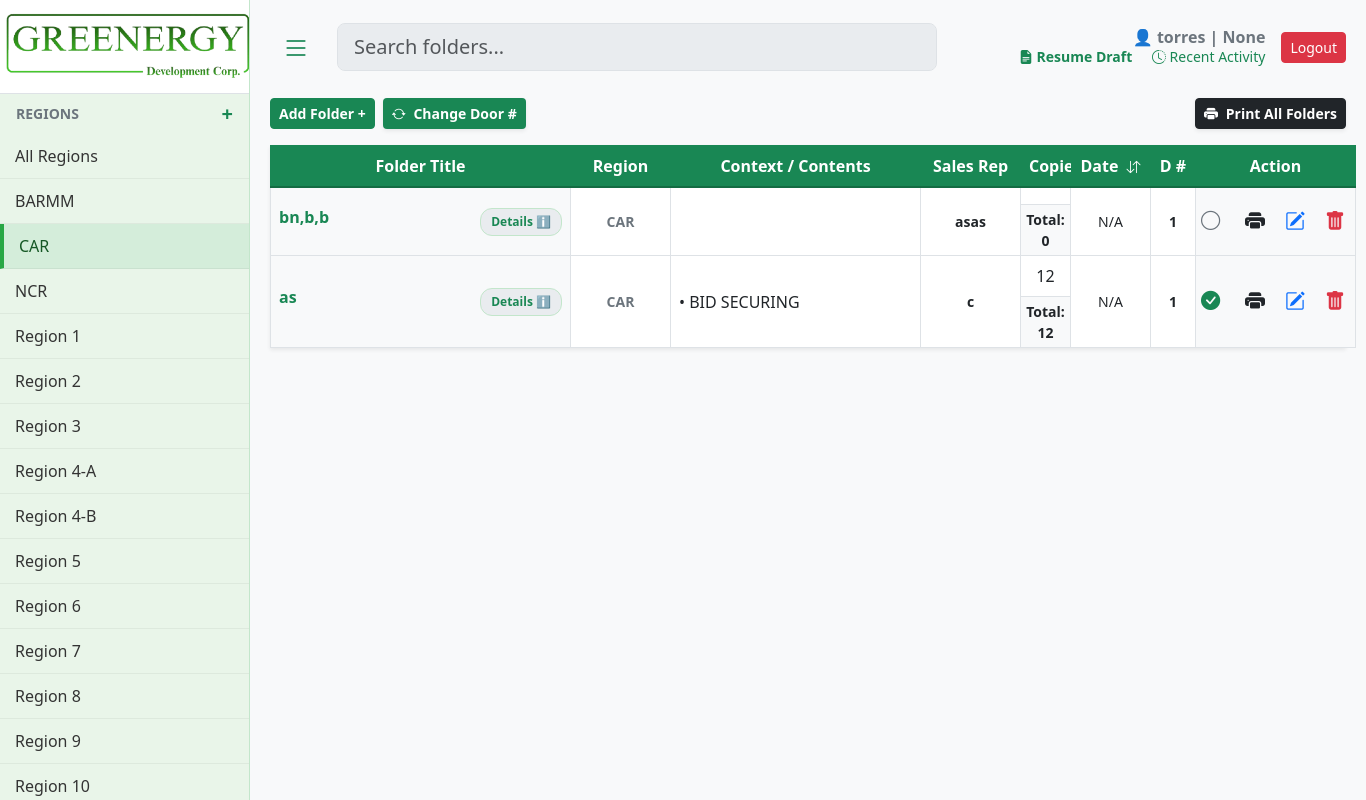
Page /?region=16 (signed in) on the committed database.
### core/models.py (models this page shows, shortened)
class Region(models.Model):
    name = models.CharField(max_length=255, unique=True)

class User(AbstractUser):
    department = models.TextField(blank=True, null=True)

class Envelope(models.Model):
    region = models.ForeignKey(Region, on_delete=models.CASCADE)
    title = models.TextField()
    created_at = models.DateTimeField(auto_now_add=True)
    is_printed = models.BooleanField(default=False)

class EnvelopeMeta(models.Model):
    envelope = models.ForeignKey(Envelope, on_delete=models.CASCADE, related_name='meta_details')
    project_entity = models.TextField(blank=True, null=True)
    procuring_entity = models.TextField(blank=True, null=True)
    sales_name = models.TextField(blank=True, null=True)
    door_number = models.TextField(blank=True, null=True)

class Document(models.Model):
    envelope = models.ForeignKey(Envelope, on_delete=models.CASCADE, related_name='documents')
    title = models.TextField(blank=True)
    content_context = models.TextField()
    num_pages = models.IntegerField(default=1)
    date_notarized = models.DateField(null=True, blank=True)
    file_upload = models.FileField(upload_to='docs/', blank=True, null=True)

### core/views.py (the view, shortened to what this page needs)
# urls.py: path('', views.dashboard, name='dashboard'),
@login_required
def dashboard(request):
    if not Region.objects.exists():
        ph_regions = ["NCR", "CAR", "Region I", "Region II", "Region III", "Region IV-A", "Region IV-B", "Region V", "Region VI", "Region VII", "Region VIII", "Region IX", "Region X", "Region XI", "Region XII", "Region XIII", "BARMM"]
        for r in ph_regions: Region.objects.create(name=r)
    if not DocumentType.objects.exists():
        DocumentType.objects.create(name="SECRETARY'S CERTIFICATE")
        DocumentType.objects.create(name="OMNIBUS SWORN STATEMENT")
    regions = sorted(Region.objects.all(), key=lambda r: [int(t) if t.isdigit() else t.lower() for t in re.split('(\d+)', r.name)])
    doc_types = DocumentType.objects.all().order_by('name')
    selected_region_id = request.GET.get('region')
    envelopes = Envelope.objects.prefetch_related('documents', 'meta_details').annotate(
        latest_doc_date=Max('documents__date_notarized')
    ).order_by(F('latest_doc_date').desc(nulls_last=True), '-id')
    if selected_region_id:
        envelopes = envelopes.filter(region_id=selected_region_id)
    query = request.GET.get('q')
    unique_doors = EnvelopeMeta.objects.values_list('door_number', flat=True).distinct().order_by('door_number')
    for env in envelopes:
        env.total_pages = sum(d.num_pages for d in env.documents.all())
    recent_activity = AuditLog.objects.select_related('user').order_by('-timestamp')[:20]
    return render(request, 'core/dashboard.html', {
        'regions': regions,
        'envelopes': envelopes,
        'doc_types': doc_types,
        'unique_doors': unique_doors, # Passed to template
        'selected_region_id': int(selected_region_id) if selected_region_id else None,
        'user': request.user,
        'recent_activity': recent_activity
    })

### core/templates/core/dashboard.html (shortened to what this page needs)
    {% load static %}
    <!DOCTYPE html>
    <html lang="en">
    <head>
        <link href="https://cdn.jsdelivr.net/npm/bootstrap@5.3.0/dist/css/bootstrap.min.css" rel="stylesheet">
        <link rel="stylesheet" href="https://cdn.jsdelivr.net/npm/bootstrap-icons@1.10.5/font/bootstrap-icons.css">
        <link rel="stylesheet" href="{% static 'core/css/dashboard.css' %}">
    </head>
    <body>
    <div id="wrapper">
        {% include 'core/sidebar.html' %}
        <div id="page-content-wrapper">
            <div class="d-flex justify-content-between align-items-center mb-4">
                <div class="d-flex align-items-center" style="gap: 15px; flex: 1;">
                    <button class="btn btn-outline-success border-0" id="menu-toggle"><i class="bi bi-list fs-3"></i></button>
                    <div class="search-container">
                        <input id="searchInput" class="form-control form-control-lg pe-5" type="text" placeholder="Search folders..." style="background-color: #e9ecef;" autocomplete="off">
                    </div>
                </div>
                <div class="d-flex align-items-center gap-3 ms-3">
                <div class="text-end" style="line-height: 1.2;">
        <span class="fw-bold text-secondary d-block">👤 {{ user.username }} | {{ user.department }}</span>
        <a id="draftIndicator" class="small text-success text-decoration-none fw-bold me-3" style="cursor: pointer;" onclick="openDraftModal()">
            <i class="bi bi-file-earmark-text-fill"></i> Resume Draft
        </a>
        <a href="#" class="small text-success text-decoration-none" data-bs-toggle="modal" data-bs-target="#activityModal">
            <i class="bi bi-clock-history"></i> Recent Activity
        </a>
    </div>
                    <form action="{% url 'logout' %}" method="post">{% csrf_token %}<button type="submit" class="btn btn-danger btn-sm">Logout</button></form>
                </div>
            </div>
            <div class="d-flex justify-content-between align-items-center mb-3">
                <div class="d-flex gap-2 align-items-center">
                    <button class="btn btn-success btn-sm fw-bold" onclick="openEmptyAddModal()">Add Folder +</button>
                    <button class="btn text-white btn-sm fw-bold shadow-sm" style="background-color: #198754;" onclick="openBulkEditModal()">
                        <i class="bi bi-arrow-repeat me-1"></i> Change Door #
                    </button>
                </div>
                <button class="btn btn-dark btn-sm fw-bold shadow-sm" data-bs-toggle="modal" data-bs-target="#printSelectionModal"><i class="bi bi-printer-fill me-1"></i> Print All Folders</button>
            </div>
            <div id="tableContainer" class="shadow-sm" style="background: white; overflow: visible;">
                <table class="table table-bordered custom-table mb-0" id="mainTable">
                    <thead>
                        <tr>
                            <th class="text-center" style="width: 300px;">Folder Title</th>
                            <th class="text-center" style="width: 100px;">Region</th>
                            <th class="text-center" style="width: 250px;">Context / Contents</th>
                            <th class="text-center" style="width: 100px;">Sales Rep</th>
                            <th class="text-center" style="width: 50px;">Copies</th>
                            <th class="text-center sortable" style="width: 80px;" onclick="sortTableByDate()">
                                Date <i id="dateSortIcon" class="bi bi-arrow-down-up small ms-1"></i>
                            </th>
                            <th class="text-center" style="width: 45px;">D #</th>
                            <th class="text-center" style="width: 160px;">Action</th>
                        </tr>
                    </thead>
                    <tbody id="tableBody">
                        {% for env in envelopes %}
                        <tr data-date="{% with env.documents.first as d %}{{ d.date_notarized|date:'Y-m-d'|default:'' }}{% endwith %}"
                            data-index="{{ forloop.counter0 }}">
                            <td class="align-middle bg-light">
                                <div class="d-flex align-items-start justify-content-between w-100 position-relative">
                                    <div class="fw-bold text-success me-2" style="flex: 1; word-break: break-word; white-space: normal; line-height: 1.2;">
                                        {{ env.title }}
                                    </div>
                                    {% if env.meta_details.exists %}
                                        <div class="position-relative more-badge-container flex-shrink-0 ms-1">
                                            <span class="more-badge" onclick="togglePopup('details-popup-{{ env.id }}', event)">Details ℹ️</span>
                                        </div>
                                    {% endif %}
                                </div>
                            </td>
                            <td class="align-middle text-center small fw-bold text-secondary">{{ env.region.name }}</td>
                            <td class="p-2 align-middle">
                                <div class="d-flex justify-content-between align-items-center w-100 position-relative">
                                    <span class="text-dark text-truncate me-2" style="max-width: 65%;">{% if env.documents.first %}• {{ env.documents.first.content_context }}{% endif %}</span>
                                </div>
                            </td>
                            <td class="align-middle text-center small fw-bold text-dark">{% with env.meta_details.first as m %}{{ m.sales_name|default:"-" }}{% endwith %}</td>
                            <td class="p-0 text-center align-middle">
                                <div class="py-2">{% if env.documents.first %}{{ env.documents.first.num_pages }}{% endif %}</div>
                                <div class="fw-bold bg-light small border-top py-1 w-100">Total: {{ env.total_pages }}</div>
                            </td>
                            <td class="align-middle text-center small">{% with env.documents.first as first_doc %}{{ first_doc.date_notarized|default:"N/A" }}{% endwith %}</td>
                            <td class="align-middle text-center small fw-bold text-dark">{% with env.meta_details.first as m %}{{ m.door_number|default:"-" }}{% endwith %}</td>
                            <td class="align-middle text-center bg-light">
                                <div class="action-cell">
                                    {% if env.is_printed %}
                                        <i class="bi bi-check-circle-fill text-success check-circle" id="check-{{ env.id }}" onclick="togglePrintedStatus({{ env.id }})" title="Mark as Unprinted"></i>
                                    {% else %}
                                        <i class="bi bi-circle text-secondary check-circle" id="check-{{ env.id }}" onclick="togglePrintedStatus({{ env.id }})" title="Mark as Printed"></i>
                                    {% endif %}
                                    <button class="btn-icon text-dark" onclick="prepareSinglePrint({{ env.id }})" title="Print Folder"><i class="bi bi-printer-fill fs-5"></i></button>
                                    <button class="btn-icon text-primary" data-bs-toggle="modal" data-bs-target="#editModal{{ env.id }}" title="Edit Folder"><i class="bi bi-pencil-square fs-5"></i></button>
                                    <button class="btn-icon text-danger" data-bs-toggle="modal" data-bs-target="#deleteModal{{ env.id }}" title="Delete Folder"><i class="bi bi-trash-fill fs-5"></i></button>
                                </div>
                            </td>
                        </tr>
                        {% empty %}<tr><td colspan="8" class="text-center empty-state-cell">No folders found.</td></tr>{% endfor %}
                    </tbody>
                </table>
            </div>
        </div>
    </div>
    </body>
    </html>

### core/templates/core/sidebar.html (shortened to what this page needs)
{% load static %}
<div id="sidebar-wrapper" class="d-flex flex-column">
    <a href="{% url 'dashboard' %}" class="text-decoration-none text-center border-bottom bg-white d-block" style="padding: 0;">
        <img src="{% static 'images/nergy.png' %}" alt="Greenergy" style="width: 100%; height: auto; display: block; margin-bottom: 10px; margin-top: 10px; margin-left: 5px;" >
    </a>
    <div class="d-flex justify-content-between align-items-center px-3 text-secondary" style="margin-top: 5px; margin-bottom: 5px;">
        <span class="small fw-bold">REGIONS</span>
        <a href="#" class="text-success text-decoration-none fw-bold fs-5" data-bs-toggle="modal" data-bs-target="#addRegionModal" title="Add Region">+</a>
    </div>
    <div class="list-group list-group-flush mb-auto">
        <div class="sidebar-item-container {% if not selected_region_id %}active{% endif %}">
            <a href="{% url 'dashboard' %}" class="sidebar-link">All Regions</a>
        </div>
        {% for region in regions %}
        <div class="sidebar-item-container {% if selected_region_id == region.id %}active{% endif %}">
            <a href="?region={{ region.id }}" class="sidebar-link" title="{{ region.name }}">{{ region.name }}</a>
        </div>
        {% endfor %}
    </div>
</div>

### core/static/core/css/dashboard.css (style rules this page uses)
body { background-color: #f8f9fa; font-family: 'Segoe UI', Tahoma, Geneva, Verdana, sans-serif; }
#wrapper { display: flex; width: 100%; align-items: stretch; transition: all 0.3s; }
#sidebar-wrapper { min-width: 250px; max-width: 250px; background-color: #e9f5e9; border-right: 1px solid #c3e6cb; min-height: 100vh; position: fixed; height: 100%; z-index: 1000; overflow-y: auto; }
#page-content-wrapper { width: calc(100% - 250px); margin-left: 250px; padding: 20px; transition: all 0.3s; }
.sidebar-item-container { padding: 10px 15px; color: #333; display: flex; justify-content: space-between; align-items: center; border-bottom: 1px solid rgba(0,0,0,0.05); }
.sidebar-item-container:hover, .sidebar-item-container.active { background-color: #d4edda; border-left: 4px solid #28a745; color: #155724; }
.sidebar-link { text-decoration: none; color: inherit; font-weight: 500; flex-grow: 1; white-space: nowrap; overflow: hidden; text-overflow: ellipsis; }
.custom-table { table-layout: fixed; width: 100%; border-collapse: collapse; }
.custom-table thead { background-color: #198754 !important; border-color: #198754 !important; }
.custom-table thead th { background-color: #198754 !important; color: #ffffff !important; border-bottom: 2px solid #146c43 !important; vertical-align: middle; }
.custom-table td { vertical-align: middle; }
th.sortable { cursor: pointer !important; user-select: none; position: relative; transition: background-color 0.2s; }
.action-cell { display: flex; align-items: center; justify-content: center; gap: 10px; }
.check-circle { cursor: pointer; transition: transform 0.2s; font-size: 1.2rem; }
.more-badge { background-color: #e9ecef; color: #198754; font-size: 0.75rem; padding: 4px 10px; border-radius: 12px; cursor: pointer; font-weight: bold; border: 1px solid #c3e6cb; white-space: nowrap; display: inline-block; transition: 0.2s; }
.btn-icon { border: none; background: transparent; padding: 5px; transition: transform 0.2s; }
.search-container { position: relative; width: 100%; max-width: 600px; }

### rows in the picture
Region: name "BARMM"
Region: name "CAR"
Region: name "NCR"
Region: name "Region 1"
Region: name "Region 2"
Region: name "Region 3"
Region: name "Region 4-A"
Region: name "Region 4-B"
Region: name "Region 5"
Region: name "Region 6"
Region: name "Region 7"
Region: name "Region 8"
Region: name "Region 9"
Region: name "Region 10"
User: username "torres", department "None"
Envelope: title "bn,b,b", region.name "CAR", meta_details.first.sales_name "asas", total_pages "0", documents.first.date_notarized "N/A", meta_details.first.door_number "1"
Envelope: title "as", region.name "CAR", documents.first.content_context "BID SECURING", meta_details.first.sales_name "c", documents.first.num_pages "12", total_pages "12", documents.first.date_notarized "N/A", meta_details.first.door_number "1"
